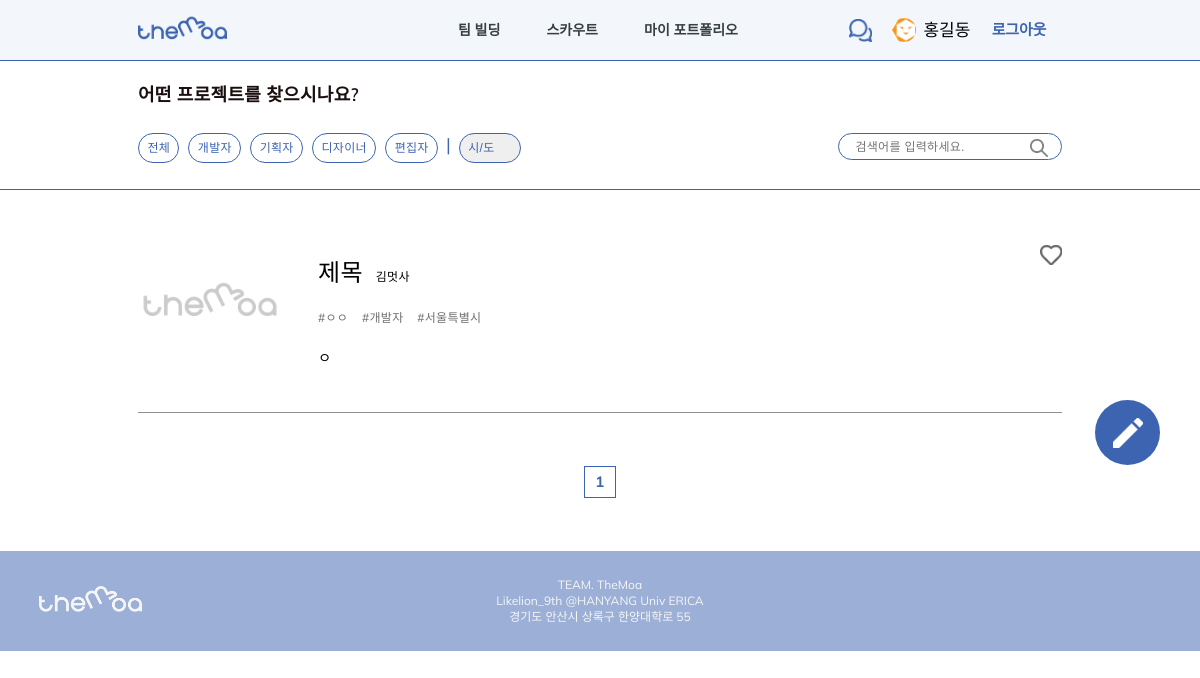
Screenshot of /recruit/Developer (signed in) with the database file from the repository.
### users/models.py (models this page shows)
class User(AbstractUser):
    image = models.ImageField(default="image/users/none/profile_default.png", upload_to="image/users" , blank=True, null=False)
    name = models.CharField(default='', max_length=300)
    birth_date = models.DateField(default=timezone.now)
    address_sido = models.CharField(default='', choices=LOCATE_CHOICES, max_length=200)
    address_gungu = models.CharField(default='', max_length=200)
    career = models.CharField(default='0', max_length=200, choices=CAREER_CHOICES)
    state = models.CharField(default='', blank=True, null=False, max_length=200, choices=STATE_CHOICES)
    role = MultiSelectField(default='Etc', choices=ROLE_CHOICES, max_choices=4, max_length=200)
    intro = models.TextField(default="", blank=True, null=False)

### team_build/models.py (models this page shows)
class Recruit(models.Model):
    writer = models.CharField(default='', max_length=200)
    writer_username = models.CharField(default='', max_length=200)
    title = models.CharField(default='', max_length=300) # 프로젝트 한줄 설명으로 들어갈 것
    team_name = models.CharField(default='', max_length=200)
    service = models.CharField(default='', max_length=200)
    team_members = models.CharField(
        default='1',
        blank=True,
        null=False,
        max_length=200,
        choices=TEAM_MEMBERS_CHOICES
        )
    service_level = models.CharField(
        default='0',
        null=False,
        blank=True,
        max_length=200,
        choices=LEVEL_CHOICES
        )
    founding_date = models.DateField(default=timezone.now, null=False, blank=True)
    locate = models.CharField(default='', null=False, blank=True, max_length=2, choices=LOCATE_CHOICES)
    image = models.ImageField(
        default='image/team_build/none/img_default.png',
        upload_to="image/team_build/",
        blank=True,
        null=False
        )
    role = MultiSelectField(default='', choices=ROLE_CHOICES, max_choices=4, max_length=100)
    detail = models.TextField(blank=True, null=True)

### team_build/views.py (the view)
# urls.py: path('<str:search_word>', recruit_search, name='recruit_role_search'),
def recruit_search(request, search_word):
    if request.user.id:
        current_user = User.objects.get(pk=request.user.id)
    else:
        current_user = None
    results = Recruit.objects.filter(
        Q(role__icontains=search_word) |
        Q(locate__icontains=search_word) |
        Q(title__icontains=search_word) |
        Q(writer__icontains=search_word) |
        Q(team_name__icontains=search_word) |
        Q(service__icontains=search_word) |
        Q(detail__icontains=search_word)
        ).distinct()
    max_index = len(results) / LIST_RANGE
    results = results.order_by('-id')
    paginator = Paginator(results, 5)
    page = request.GET.get('page')
    posts = paginator.get_page(page)
    current_page = int(page) if page else 1
    start_index = int((current_page - 1) / PAGE_RANGE) * PAGE_RANGE
    end_index = start_index + PAGE_RANGE
    if end_index >= max_index:
        end_index = max_index
    page_range = []
    for index in range(int(start_index), int(end_index) + 1):
        page_range.append(index + 1)
    context = {
        'current_user':current_user,
        'posts':posts,
        'page_range':page_range,
    }
    return render(request, 'team_build/recruit_search.html' ,context)

### templates/team_build/recruit_search.html (shortened to what this page needs)
{% extends 'team_build/team_build.html' %}
    {% block extrahead %}
    {% load static %}
        <link rel="stylesheet" href="{% static 'css/base.css' %}">
        <link rel="stylesheet" href="{% static 'css/team_build/team_build.css' %}">
    {% endblock %}
    {% block posts %}
        {% for post in posts %}
        <div class="recruit-post">
            <a class="recruit-img" href="{% url 'team_build:detail_recruit' post.id %}">
                <div style="background-image: url('../../media/{{post.image}}');"></div>
            </a>
            <a class="recruit-content" href="{% url 'team_build:detail_recruit' post.id %}">
                <div>
                    <p class="recruit-title">{{post.title}}</p>
                    <p class="recruit-writer">{{post.writer}}</p>
                </div>
                <p class="recruit-hashtag">
                    #{{post.service}}&nbsp&nbsp&nbsp
                    #{% for role in post.get_role_display %}{{role}}{% endfor %}&nbsp&nbsp&nbsp
                    #{{post.get_locate_display}}
                </p>
                <p class="recruit-detail">{{post.detail}}</p>
            </a>
            <a class="recruit-like" href="{% url 'team_build:recruit_like' post.id %}">
                <div style="background-image: url('../../static/img/like_icon.png');"></div>
            </a>
        </div>
        {% endfor %}
    {% endblock %}

### templates/base.html (shortened to what this page needs)
<!DOCTYPE html>
<html lang="en">
<head>
    {% load static %}
    <link rel="stylesheet" href="../../../static/css/base.css">
    {% block extrahead %}
    {% endblock %}
</head>
<body>
    <header>
        <nav class="nav-container">
            <ul class="nav-wrapper">
                <li class="logo">
                    <a href="{% url 'main:main' %}">
                        <div class="logo-img" style="background-image: url('../../../static/img/logo.png');"></div>
                    </a>
                </li>
                <li class="url-container">
                    <a href="{% url 'team_build:team_build' %}">팀 빌딩</a>
                    <a href="{% url 'scout:user' %}">스카우트</a>
                    <a href="{% if user.is_authenticated %} {% url 'mypf:profile' user.id %} {% else %} {% url 'users:login' %} {% endif %}">마이 포트폴리오</a>
                </li>
                <li class="{% if user.is_authenticated %} user-container {% endif %}">
                    <a href="{% if user.is_authenticated %} {% if user.is_authenticated %} {% url 'chat:index' %} {% else %} {% url 'users:login' %} {% endif %} {% else %} {% url 'users:login' %} {% endif %}">
                        {% if user.is_anonymous %}
                        <div class="chat-img anonymous"></div>
                        {% else %}
                        <div class="chat-img"></div>
                        {% endif %}
                    </a>
                    {% if user.is_authenticated %}
                    <div class="profile-img"></div>
                    <a class="user-name"href="{% url 'mypage:mypage' user.id %}">{{user.name}}</a>
                    <a class="logout" href="{% url 'users:logout' %}">로그아웃</a>
                    {% else %}
                    <a class="btn login" href="{% url 'users:login' %}">로그인</a>
                    <a class="btn signup" href="{% url 'users:signup' %}">회원가입</a>
                    {% endif %}
                </li>
            </ul>
        </nav>
    </header>
    {% block content %}
    {% endblock %}
    <footer>
        <div>
            <div class="footer-img" style="background-image: url('../static/img/footer_logo.png');"></div>
        </div>
        <div>
            <p>TEAM. TheMoa <br>
                Likelion_9th @HANYANG Univ ERICA <br>
                경기도 안산시 상록구 한양대학로 55</p>
        </div>
    </footer>
</body>
</html>

### static/css/base.css (style rules this page uses)
body, html { margin: 0; padding : 0; font-family: 'Mulish', sans-serif; }
a { text-decoration: none; }
.nav-container { display: flex; align-items: center; justify-content: center; background-color: #F3F6FA; width: 100%; height: 60px; }
.logo { float: left; }
.logo-img { width: 116px; height: 32px; background-repeat: no-repeat; background-size: contain; }
.nav-wrapper { display: flex; align-items: center; justify-content: space-between; width: 77vw; height: 42px; padding: 0; margin: 0; list-style-type: none; }
.url-container { display: flex; justify-content: space-between; width: 280px; margin: 0 0 0 10%; }
.url-container > a { overflow: hidden; text-overflow: ellipsis; display: -webkit-box; -webkit-line-clamp: 1; -webkit-box-orient: vertical; word-wrap: break-word; color: #373F41; font-weight: 600; font-size: 14px; line-height: 18px; }
.user-container { width: 23%; display: flex; align-items: center; }
.chat-img { width: 23px; height: 23px; margin-right: 20px; background-image: url('../img/nav_chat.png'); background-repeat: no-repeat; background-size: cover; }
.profile-img { width: 24px; height: 24px; margin-right: 7px; border-radius: 50%; background-repeat: no-repeat; background-size: cover; }
.user-container > .user-name { overflow: hidden; text-overflow: ellipsis; display: -webkit-box; -webkit-line-clamp: 1; -webkit-box-orient: vertical; word-wrap: break-word; color: #000000; font-weight: normal; font-size: 17px; line-height: 40px; }
.user-container > .logout { margin-left: 10%; font-weight: bold; font-size: 15px; line-height: 18px; letter-spacing: -0.01em; color: #3C64B1; }
footer { display: flex; align-items: center; width: 100%; height: 100px; background: #9CB0D7; }
footer > div { display: flex; align-items: center; justify-content: center; float: left; height: 100%; text-align: center; }
footer > div:first-child { width: 15%; }
footer > div:nth-child(2) { width: 70%; font-size: 12px; line-height: 16px; color: #F5F5F5; }
.footer-img { margin: auto; width: 103px; height: 29px; background-size: contain; background-repeat: no-repeat; }

### static/css/team_build/team_build.css (style rules this page uses)
* { margin: 0; padding: 0; }
.logo-img { background-image: url('../../img/logo.png'); }
.recruit-post { width: 77vw; height: 19vh; margin: auto; padding: 15px 0; border-bottom: 1px solid #919191; }
.recruit-img > div { float: left; background-size: contain; background-repeat: no-repeat; height: 100%; width: 12vw; }
.recruit-content { float: left; height: 13vh; width: 60%; margin: 2vh 0 0 3vw; display: flex; flex-direction: column; justify-content: space-between; }
.recruit-content > div { display: flex; align-items: baseline; }
.recruit-title { font-weight: 500; font-size: 2vw; line-height: 1.9vw; letter-spacing: 0.3px; color: #000000; }
.recruit-writer { margin-left: 13px; font-weight: 200; font-size: 1vw; line-height: 1.3vw; letter-spacing: 0.3px; color: #000000; }
.recruit-hashtag { font-size: 1vw; line-height: 1.5vw; letter-spacing: 0.3px; color: #707070; }
.recruit-detail { font-size: 1.2vw; color: #000000; overflow: hidden; text-overflow: ellipsis; white-space: nowrap; line-height: 1.3vw; height: 1.2vw; }
.recruit-like > div { float: right; width: 1.8vw; height: 1.8vw; background-size: contain; background-repeat: no-repeat; }

### rows the page displays
User: name "홍길동"
Recruit: image (placeholder picture), title "제목", writer "김멋사", service "ㅇㅇ", get_role_display "개" "발" "자", locate "서울특별시", detail "ㅇ"

### other values shown
{{ page }} "1"
